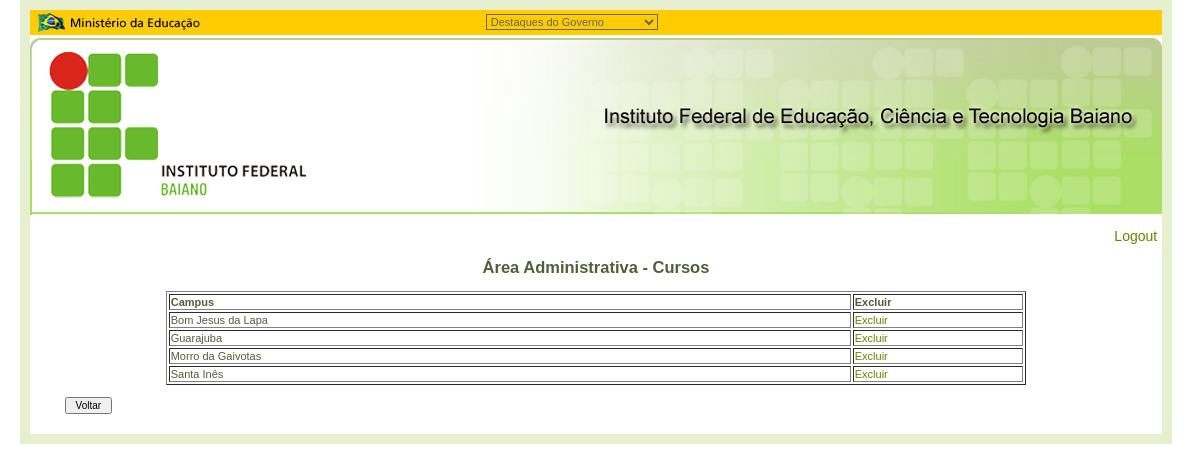
Screenshot of /administracao/campus/listar_campus.php (signed in) with the database file from the repository.
### tables this page shows
CREATE TABLE IF NOT EXISTS `campus` (
  `id` int(11) NOT NULL AUTO_INCREMENT,
  `nome` varchar(128) DEFAULT NULL,
  `ativo` varchar(45) DEFAULT NULL,
  PRIMARY KEY (`id`)
);

### administracao/classes/Campus.php (called while the page is built, shortened)
<?php
class Campus {
	protected $idCampus;
	protected $nome;
	public function Campus($pidCampus = null, $pnome = null) {
		$this->idCampus = $pidCampus;
		$this->nome = $pnome;
	}
	public function getIdCampus() {
		return $this->idCampus;
	}
	public function getNome() {
		return $this->nome;
	}
	public function SelectByAll($sock) {
		$ssql = "SELECT id, nome FROM campus A " ;
		$ssql .= " WHERE ativo is null";
		$ssql .= " ORDER BY nome ASC";
		$rs = mysql_query($ssql, $sock);
		$ar = array();
		while ($linha = mysql_fetch_row($rs)){
			$obj = new Campus($linha[0], $linha[1]);
			$ar[] = $obj;
		}
		return ($ar);
	}
}

### administracao/campus/listar_campus.php (the view, shortened to what this page needs)
<?php
include("../classes/DB.php");
include("../classes/Campus.php");
if (!$_SESSION['validacao']) {
	header("Location: ../login/login.php");
} else {
?>
<!DOCTYPE html PUBLIC "-//W3C//DTD XHTML 1.0 Transitional//EN" "http://www.w3.org/TR/xhtml1/DTD/xhtml1-transitional.dtd">
<html lang="pt-br" xmlns="http://www.w3.org/1999/xhtml">
<head>
	<link href="../../estilo_selecao.css" rel="stylesheet" type="text/css" />
</head>
<body>
	<div id="tudo" align='center'>
		<div id="conteudoGeral">
			<div id="topo1">
        		<div class="topo1_imagem1"><img src="../../imgs/topo1/ministerio_educacao.jpg" alt="Minist�rio de Educa��o" /></div>
            	<div id="topo1_destaqueGoveno">
            		<form action="">
 				    	<select name="destaque_governo" id="destaque_governo" onchange="if( this.value != '0' )window.open(this.value);">
                        	<option value="0">Destaques do Governo</option>
                    	</select>
                	</form>
				</div>
        	</div>
		<div id="topo2" align="left">
			<img src="../../imgs/topo2/topo2.png" alt="Instituto Federal Baiano" />
		</div>
		<div align="right" class="admin_logout"><p><a href="../login/logout.php" target="_self">Logout</a></p></div>
		<div align="center"><h2>&Aacute;rea Administrativa - Cursos</h2></div>
<?php
	$banco = DB::getInstance();
	$conexao = $banco->ConectarDB();
	$campus = new Campus();
	$vetorcampus = $campus->SelectByAll($conexao);
	echo("<form id='excluircampus' name='excluircampus' action='' method='post'>");
	echo('  <table width="76%" border="1">');
	echo('  <tr>');
	echo('    <td width="80%"><strong>Campus</strong></td>');
	echo('    <td width="20%"><strong>Excluir</strong></td>');
	echo('  </tr>');
	foreach ($vetorcampus as $campus) {
		echo('  <tr>');
		echo('       <td>' . $campus->getNome(). '</td>');
		echo("       <td><a href='#' onclick='excluir(".$campus->getIdCampus().")'>Excluir</a></td>");
		echo('  </tr>');
	}
	echo('  </table>');
}
?>
		<br />
		<div class="voltar"><form><input type="button" value=" Voltar " onclick="history.go(-1)" /></form></div>
	</div>
</div>
</body>
</html>

### estilo_selecao.css (style rules this page uses)
body { margin-top:0px; margin-left:0px; font-family:Verdana, Arial, Helvetica, sans-serif; font-size:11px; color:#535d3a; }
form { margin:0; border-width:0; }
input { font-family:Verdana, Arial, Helvetica, sans-serif; font-size:10px; }
select { font-family:Verdana, Arial, Helvetica, sans-serif; font-size:9px; }
a:link { color:#668303; text-decoration:none; }
#tudo { width: 95%; margin:0 auto; padding: 10px; background-color:#e7efd1; }
#conteudoGeral { background-color: #FFFFFF; }
#topo1 { width:100%; height:25px; background-color:#ffcc00; }
.topo1_imagem1 { float:left; margin-top:3px; margin-left:5px; }
#topo1_destaqueGoveno { float:left; position:absolute; margin-top:4px; margin-left:38%; }
#topo1_destaqueGoveno select { font-size:11px; color:#666666; background-color:#ffcc00; border-color:#666666; border-style:solid; border-width:1px; }
#topo2 { width:100%; height:177px; margin-top:2px; background:transparent url(imgs/topo2/bg_topo2.png) no-repeat right top; }
.admin_logout { font-size: 14px; margin: 5px; }
.voltar { text-align: left; margin-left: 35px; padding-bottom: 20px; }

### rows the page displays
campus: nome "Bom Jesus da Lapa"
campus: nome "Guarajuba"
campus: nome "Morro da Gaivotas"
campus: nome "Santa Inês"
